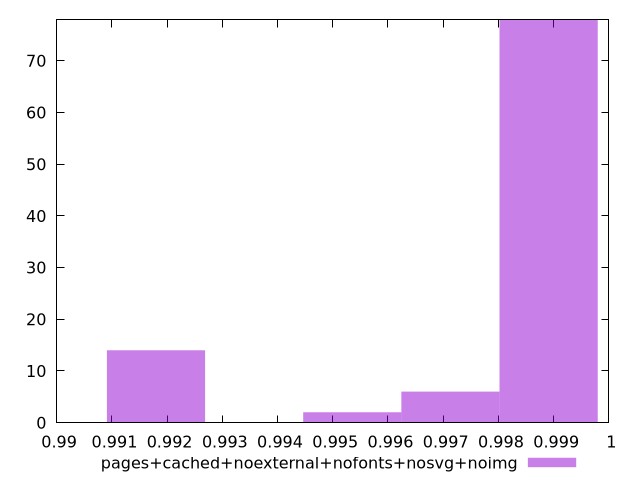

Here is the gnuplot script that generated this plot:
$_pagesCachedNoexternalNofontsNosvgNoimg <<EOF
0.9989090725746813 78
0.9917993994602707 14
0.9953542360174761 2
0.9971316542960786 6
EOF
set key outside below
set terminal pngcairo
set output "report_00004_2020-11-02T20-21-41.718Z/speed-index/pages+cached+noexternal+nofonts+nosvg+noimg//hist.png"
set yrange [0:78]
set boxwidth 0.0017774182786026358
set style fill transparent solid 0.5 noborder
plot $_pagesCachedNoexternalNofontsNosvgNoimg title "pages+cached+noexternal+nofonts+nosvg+noimg" with boxes ,
